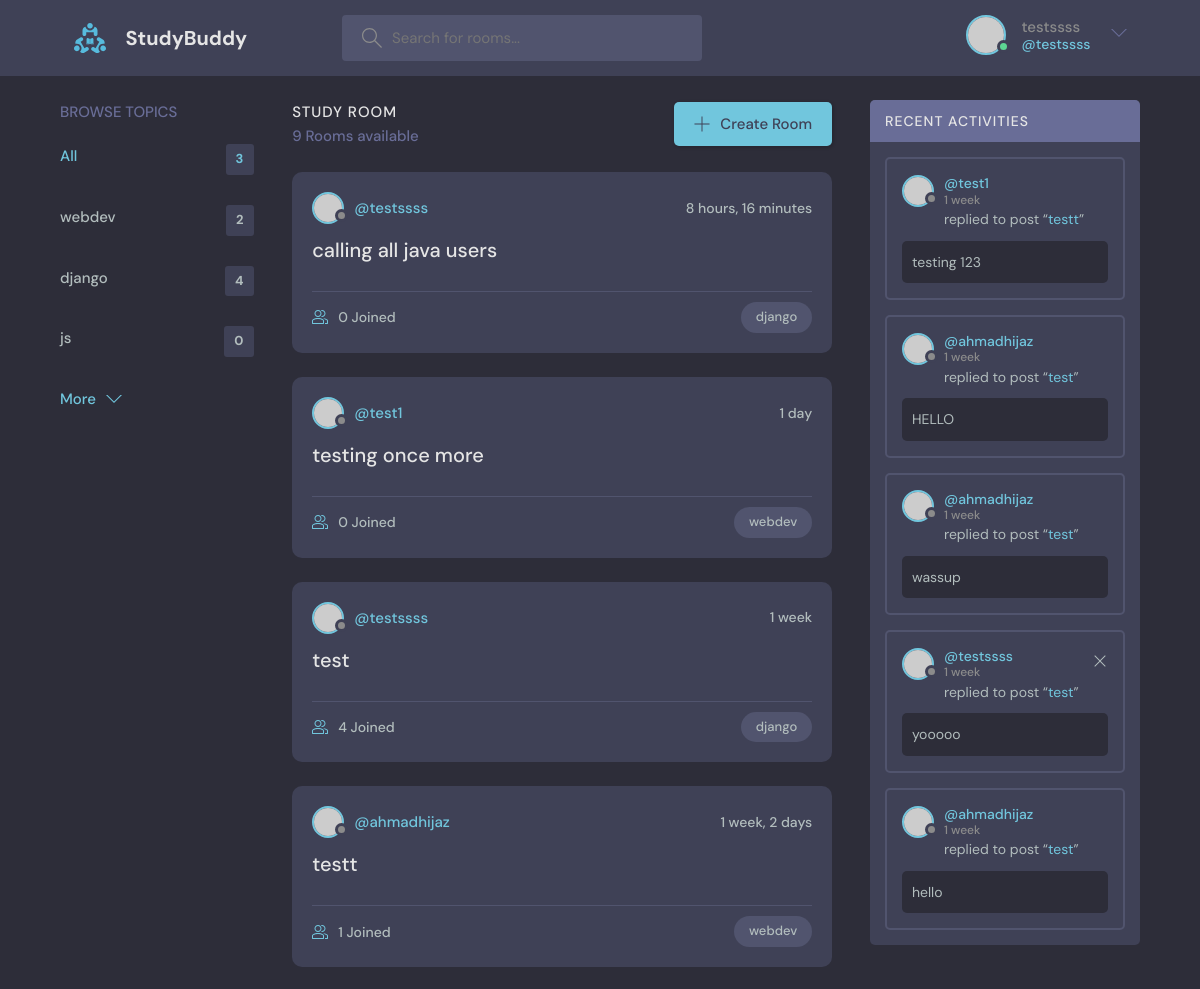
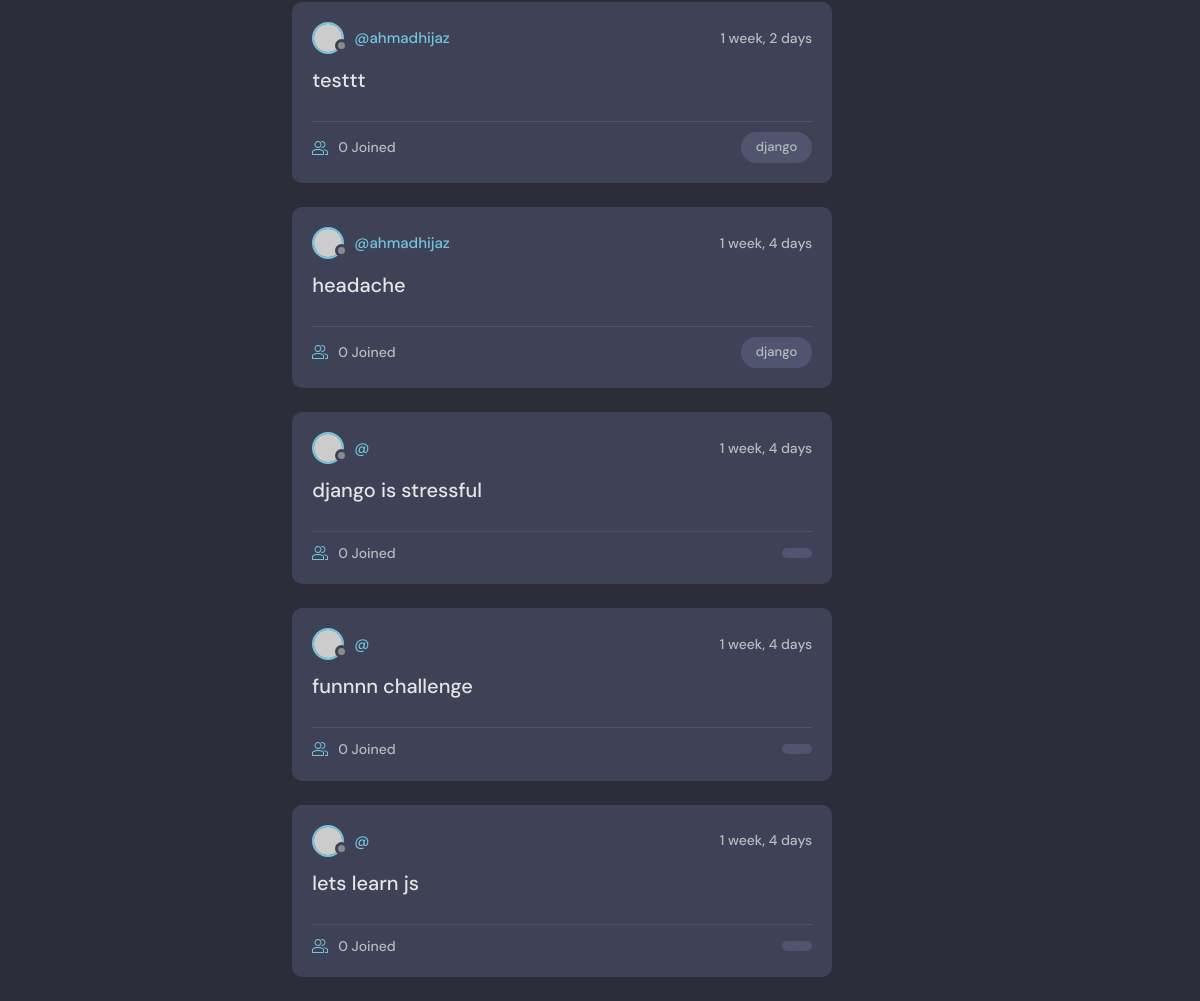
Screenshot of / (signed in) with the database file from the repository (2 pictures, top to bottom).
### base/models.py (models this page shows, shortened)
class Topic(models.Model):
     name = models.CharField(max_length=200)

class Room(models.Model):
     host = models.ForeignKey(User, on_delete=models.SET_NULL, null=True)
     topic = models.ForeignKey(Topic, on_delete=models.SET_NULL, null=True)
     name = models.CharField(max_length=200)
     description = models.TextField(null=True, blank=True)
     participants = models.ManyToManyField(User, related_name='participants', blank=True)
     updated = models.DateTimeField(auto_now=True)
     created = models.DateTimeField(auto_now_add=True)
     class Meta:
          ordering = ['-updated', '-created']
     def __str__(self):
          return self.name

class Message(models.Model):
     user = models.ForeignKey(User, on_delete=models.CASCADE)
     room = models.ForeignKey(Room, on_delete=models.CASCADE)
     body = models.TextField()
     updated = models.DateTimeField(auto_now=True)
     created = models.DateTimeField(auto_now_add=True)
     class Meta:
          ordering = ['-updated', '-created']

### base/views.py (the view)
# urls.py: path('', views.home, name="home"),
def home(request):
    q = request.GET.get('q') if request.GET.get('q') != None else ''
    rooms = Room.objects.filter(
        Q(topic__name__icontains=q) |
        Q(name__icontains=q) |
        Q(description__icontains=q)
        )
    topics = Topic.objects.all()
    room_count = rooms.count()
    room_messages = Message.objects.filter(Q(room__topic__name__icontains=q))
    context = {'rooms': rooms, 'topics': topics,
                'room_count': room_count, 'room_messages':room_messages}
    return render(request, 'base/home.html', context)

### base/templates/base/home.html (shortened to what this page needs)
{% extends 'main.html' %}
{% block content %}
    <main class="layout layout--3">
      <div class="container">
        {% include 'base/topics_component.html' %}
        <div class="roomList">
          <div class="roomList__header">
            <div>
              <h2>Study Room</h2>
              <p>{{room_count}} Rooms available</p>
            </div>
            <a class="btn btn--main" href="{% url 'create-room' %}">
              <svg version="1.1" xmlns="http://www.w3.org/2000/svg" width="32" height="32" viewBox="0 0 32 32">
                <title>add</title>
                <path
                  d="M16.943 0.943h-1.885v14.115h-14.115v1.885h14.115v14.115h1.885v-14.115h14.115v-1.885h-14.115v-14.115z"
                ></path>
              </svg>
              Create Room
            </a>
          </div>
          {% include 'base/feed_component.html' %}
        </div>
        {% include 'base/activity_component.html' %}
      </div>
    </main>
    {% endblock %}

### templates/navbar.html (shortened to what this page needs)
{% load static %}
<header class="header header--loggedIn">
    <div class="container">
      <a href="{% url 'home' %}" class="header__logo">
        <img src="{% static 'images/logo.svg' %}" />
        <h1>StudyBuddy</h1>
      </a>
      <form class="header__search" method="GET" action="{% url 'home' %}">
        <label>
          <input name="q" placeholder="Search for rooms..." />
        </label>
      </form>
      <nav class="header__menu">
        {% if request.user.is_authenticated %}
        <div class="header__user">
          <a href="{% url 'update-user' %}">
            <div class="avatar avatar--medium active">
              <img src="https://randomuser.me/api/portraits/men/37.jpg" />
            </div>
            <p>{{request.user.username}} <span>@{{request.user}}</span></p>
          </a>
          <button class="dropdown-button">
            <svg version="1.1" xmlns="http://www.w3.org/2000/svg" width="32" height="32" viewBox="0 0 32 32">
              <title>chevron-down</title>
              <path d="M16 21l-13-13h-3l16 16 16-16h-3l-13 13z"></path>
            </svg>
          </button>
        </div>
        {% else %}
        <a href="{% url 'login' %}">
          <img src="{% static 'images/avatar.svg' %}" />
          <p>Login</p>
        </a>
{% endif %}
      </nav>
    </div>
  </header>

### base/templates/base/topics_component.html
<div class="topics">
    <div class="topics__header">
      <h2>Browse Topics</h2>
    </div>
    <ul class="topics__list">
      <li>
        <a href="{% url 'home'%}" class="active">All <span>{{topics.count}}</span></a>
      </li>
      {% for topic in topics %}
      <li>
        <a href="{% url 'home' %}?q={{topic.name}}">{{topic.name}} <span>{{topic.room_set.all.count}}</span></a>
      </li>
      {% endfor %}
    </ul>
    <a class="btn btn--link" href="topics.html">
      More
      <svg version="1.1" xmlns="http://www.w3.org/2000/svg" width="32" height="32" viewBox="0 0 32 32">
        <title>chevron-down</title>
        <path d="M16 21l-13-13h-3l16 16 16-16h-3l-13 13z"></path>
      </svg>
    </a>
  </div>

### base/templates/base/feed_component.html (shortened to what this page needs)
{% for room in rooms %}
<div class="roomListRoom">
    <div class="roomListRoom__header">
      <a href="{% url 'user-profile' room.host %}" class="roomListRoom__author">
        <div class="avatar avatar--small">
          <img src="https://randomuser.me/api/portraits/women/11.jpg" />
        </div>
        <span>@{{room.host.username}}</span>
      </a>
      <div class="roomListRoom__actions">
        <span>{{room.created|timesince}}</span>
      </div>
    </div>
    <div class="roomListRoom__content">
      <a href="{% url 'room' room.id %}">{{room.name}}</a>
    </div>
    <div class="roomListRoom__meta">
      <a href="{% url 'room' room.id %}" class="roomListRoom__joined">
        {{room.participants.all.count}} Joined
      </a>
      <p class="roomListRoom__topic">{{room.topic.name}}</p>
    </div>
  </div>
  {% endfor %}

### base/templates/base/activity_component.html
<div class="activities">
    <div class="activities__header">
      <h2>Recent Activities</h2>
    </div>
    {% for message in room_messages%}
    <div class="activities__box">
      <div class="activities__boxHeader roomListRoom__header">
        <a href="{% url 'user-profile' message.user.id %}" class="roomListRoom__author">
          <div class="avatar avatar--small">
            <img src="https://randomuser.me/api/portraits/women/11.jpg" />
          </div>
          <p>
            @{{message.user}}
            <span>{{message.created|timesince}}</span>
          </p>
        </a>
        {% if request.user == message.user %}
        <div class="roomListRoom__actions">
          <a href="{% url 'delete-message' message.id %}">
            <svg version="1.1" xmlns="http://www.w3.org/2000/svg" width="32" height="32" viewBox="0 0 32 32">
              <title>remove</title>
              <path
                d="M27.314 6.019l-1.333-1.333-9.98 9.981-9.981-9.981-1.333 1.333 9.981 9.981-9.981 9.98 1.333 1.333 9.981-9.98 9.98 9.98 1.333-1.333-9.98-9.98 9.98-9.981z"
              ></path>
            </svg>
          </a>
        </div>
        {% endif %}
      </div>
      <div class="activities__boxContent">
        <p>replied to post “<a href="{% url 'room' message.room.id %}">{{message.room}}</a>”</p>
        <div class="activities__boxRoomContent">
          {{message.body}}
        </div>
      </div>
    </div>
    {% endfor %}
  </div>

### rows the page displays
Topic: name "webdev", room_set.all.count "2"
Topic: name "django", room_set.all.count "4"
Topic: name "js", room_set.all.count "0"
Room: host.username "testssss", created "8 hours, 16 minutes", name "calling all java users", participants.all.count "0", topic.name "django"
Room: host.username "test1", created "1 day", name "testing once more", participants.all.count "0", topic.name "webdev"
Room: host.username "testssss", created "1 week", name "test", participants.all.count "4", topic.name "django"
Room: host.username "ahmadhijaz", created "1 week, 2 days", name "testt", participants.all.count "1", topic.name "webdev"
Room: host.username "ahmadhijaz", created "1 week, 2 days", name "testtt", participants.all.count "0", topic.name "django"
Room: host.username "ahmadhijaz", created "1 week, 4 days", name "headache", participants.all.count "0", topic.name "django"
Room: created "1 week, 4 days", name "django is stressful", participants.all.count "0"
Room: created "1 week, 4 days", name "funnnn challenge", participants.all.count "0"
Room: created "1 week, 4 days", name "lets learn js", participants.all.count "0"
Message: user "test1", created "1 week", room "testt", body "testing 123"
Message: user "ahmadhijaz", created "1 week", room "test", body "HELLO"
Message: user "ahmadhijaz", created "1 week", room "test", body "wassup"
Message: user "testssss", created "1 week", room "test", body "yooooo"
Message: user "ahmadhijaz", created "1 week", room "test", body "hello"

### other values shown
{{ request.user.username }} "testssss"
{{ request.user }} "testssss"
{{ topics.count }} "3"
{{ room_count }} "9"
